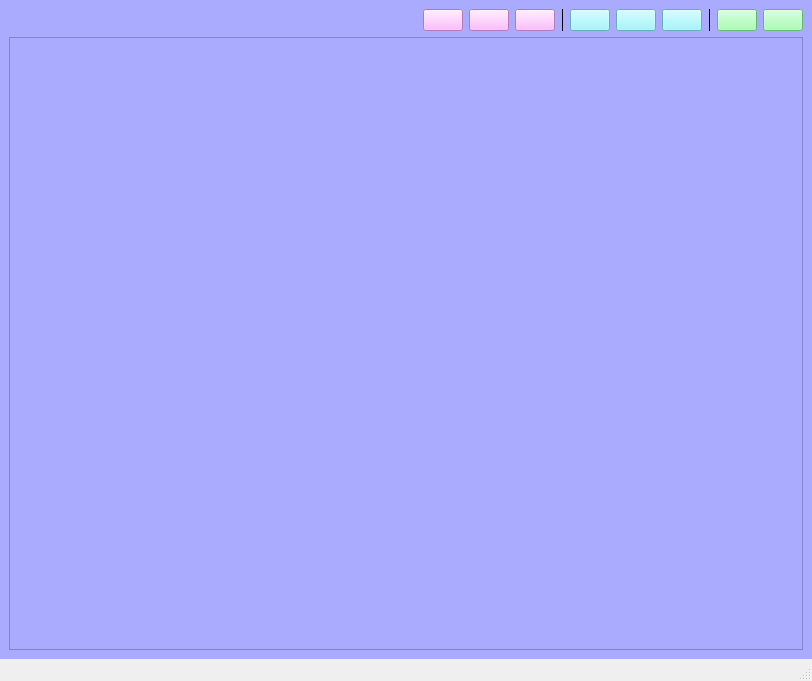
<?xml version="1.0" encoding="UTF-8"?>
<ui version="4.0">
 <class>MainWindow</class>
 <widget class="QMainWindow" name="MainWindow">
  <property name="geometry">
   <rect>
    <x>0</x>
    <y>0</y>
    <width>812</width>
    <height>681</height>
   </rect>
  </property>
  <property name="windowTitle">
   <string>MainWindow</string>
  </property>
  <widget class="QWidget" name="centralwidget">
   <property name="sizePolicy">
    <sizepolicy hsizetype="Preferred" vsizetype="Preferred">
     <horstretch>0</horstretch>
     <verstretch>0</verstretch>
    </sizepolicy>
   </property>
   <property name="tabletTracking">
    <bool>false</bool>
   </property>
   <property name="contextMenuPolicy">
    <enum>Qt::DefaultContextMenu</enum>
   </property>
   <property name="layoutDirection">
    <enum>Qt::LeftToRight</enum>
   </property>
   <property name="autoFillBackground">
    <bool>false</bool>
   </property>
   <property name="styleSheet">
    <string notr="true">background-color: rgb(170, 170, 255);</string>
   </property>
   <layout class="QVBoxLayout" name="verticalLayout_3" stretch="0,1">
    <item>
     <layout class="QHBoxLayout" name="horizontalLayout_5" stretch="0,0,0,0,0,0,0,0,0,0,0">
      <item>
       <spacer name="horizontalSpacer">
        <property name="orientation">
         <enum>Qt::Horizontal</enum>
        </property>
        <property name="sizeHint" stdset="0">
         <size>
          <width>40</width>
          <height>20</height>
         </size>
        </property>
       </spacer>
      </item>
      <item>
       <widget class="QPushButton" name="ellipseButton">
        <property name="cursor">
         <cursorShape>PointingHandCursor</cursorShape>
        </property>
        <property name="styleSheet">
         <string notr="true">background-color: rgb(255, 170, 255);</string>
        </property>
        <property name="text">
         <string/>
        </property>
        <property name="icon">
         <iconset>
          <normaloff>:/new/icons/ellipse.png</normaloff>:/new/icons/ellipse.png</iconset>
        </property>
        <property name="iconSize">
         <size>
          <width>20</width>
          <height>20</height>
         </size>
        </property>
       </widget>
      </item>
      <item>
       <widget class="QPushButton" name="triangleButton">
        <property name="cursor">
         <cursorShape>PointingHandCursor</cursorShape>
        </property>
        <property name="styleSheet">
         <string notr="true">background-color: rgb(255, 170, 255);</string>
        </property>
        <property name="text">
         <string/>
        </property>
        <property name="icon">
         <iconset>
          <normaloff>:/new/icons/triangle.png</normaloff>:/new/icons/triangle.png</iconset>
        </property>
        <property name="iconSize">
         <size>
          <width>20</width>
          <height>20</height>
         </size>
        </property>
       </widget>
      </item>
      <item>
       <widget class="QPushButton" name="rectangleButton">
        <property name="cursor">
         <cursorShape>PointingHandCursor</cursorShape>
        </property>
        <property name="accessibleDescription">
         <string comment="прямоугольник"/>
        </property>
        <property name="styleSheet">
         <string notr="true">background-color: rgb(255, 170, 255);</string>
        </property>
        <property name="text">
         <string/>
        </property>
        <property name="icon">
         <iconset>
          <normaloff>:/new/icons/rectangle.png</normaloff>:/new/icons/rectangle.png</iconset>
        </property>
        <property name="iconSize">
         <size>
          <width>20</width>
          <height>20</height>
         </size>
        </property>
       </widget>
      </item>
      <item>
       <widget class="Line" name="line">
        <property name="styleSheet">
         <string notr="true"/>
        </property>
        <property name="frameShadow">
         <enum>QFrame::Plain</enum>
        </property>
        <property name="lineWidth">
         <number>1</number>
        </property>
        <property name="orientation">
         <enum>Qt::Vertical</enum>
        </property>
       </widget>
      </item>
      <item>
       <widget class="QPushButton" name="connectButton">
        <property name="cursor">
         <cursorShape>PointingHandCursor</cursorShape>
        </property>
        <property name="styleSheet">
         <string notr="true">background-color: rgb(140, 245, 255);</string>
        </property>
        <property name="text">
         <string/>
        </property>
        <property name="icon">
         <iconset>
          <normaloff>:/new/icons/connect.png</normaloff>:/new/icons/connect.png</iconset>
        </property>
        <property name="iconSize">
         <size>
          <width>20</width>
          <height>20</height>
         </size>
        </property>
       </widget>
      </item>
      <item>
       <widget class="QPushButton" name="moveButton">
        <property name="cursor">
         <cursorShape>PointingHandCursor</cursorShape>
        </property>
        <property name="styleSheet">
         <string notr="true">background-color: rgb(140, 245, 255);</string>
        </property>
        <property name="text">
         <string/>
        </property>
        <property name="icon">
         <iconset>
          <normaloff>:/new/icons/move.png</normaloff>:/new/icons/move.png</iconset>
        </property>
        <property name="iconSize">
         <size>
          <width>20</width>
          <height>20</height>
         </size>
        </property>
       </widget>
      </item>
      <item>
       <widget class="QPushButton" name="deleteButton">
        <property name="cursor">
         <cursorShape>PointingHandCursor</cursorShape>
        </property>
        <property name="styleSheet">
         <string notr="true">background-color: rgb(140, 245, 255);</string>
        </property>
        <property name="text">
         <string/>
        </property>
        <property name="icon">
         <iconset>
          <normaloff>:/new/icons/delete.png</normaloff>:/new/icons/delete.png</iconset>
        </property>
        <property name="iconSize">
         <size>
          <width>20</width>
          <height>20</height>
         </size>
        </property>
       </widget>
      </item>
      <item>
       <widget class="Line" name="line_2">
        <property name="styleSheet">
         <string notr="true"/>
        </property>
        <property name="frameShadow">
         <enum>QFrame::Plain</enum>
        </property>
        <property name="lineWidth">
         <number>1</number>
        </property>
        <property name="orientation">
         <enum>Qt::Vertical</enum>
        </property>
       </widget>
      </item>
      <item>
       <widget class="QPushButton" name="saveButton">
        <property name="cursor">
         <cursorShape>PointingHandCursor</cursorShape>
        </property>
        <property name="styleSheet">
         <string notr="true">background-color: rgb(142, 255, 159);</string>
        </property>
        <property name="text">
         <string/>
        </property>
        <property name="icon">
         <iconset>
          <normaloff>:/new/icons/save.png</normaloff>:/new/icons/save.png</iconset>
        </property>
        <property name="iconSize">
         <size>
          <width>20</width>
          <height>20</height>
         </size>
        </property>
       </widget>
      </item>
      <item>
       <widget class="QPushButton" name="loadButton">
        <property name="cursor">
         <cursorShape>PointingHandCursor</cursorShape>
        </property>
        <property name="styleSheet">
         <string notr="true">background-color: rgb(142, 255, 159);</string>
        </property>
        <property name="text">
         <string/>
        </property>
        <property name="icon">
         <iconset>
          <normaloff>:/new/icons/load.png</normaloff>:/new/icons/load.png</iconset>
        </property>
        <property name="iconSize">
         <size>
          <width>20</width>
          <height>20</height>
         </size>
        </property>
       </widget>
      </item>
     </layout>
    </item>
    <item>
     <widget class="DrawingArea" name="drawingArea">
      <property name="sizePolicy">
       <sizepolicy hsizetype="Preferred" vsizetype="Preferred">
        <horstretch>0</horstretch>
        <verstretch>0</verstretch>
       </sizepolicy>
      </property>
      <property name="minimumSize">
       <size>
        <width>700</width>
        <height>500</height>
       </size>
      </property>
      <property name="mouseTracking">
       <bool>true</bool>
      </property>
      <property name="focusPolicy">
       <enum>Qt::StrongFocus</enum>
      </property>
      <property name="statusTip">
       <string/>
      </property>
      <property name="frameShape">
       <enum>QFrame::StyledPanel</enum>
      </property>
      <property name="frameShadow">
       <enum>QFrame::Raised</enum>
      </property>
     </widget>
    </item>
   </layout>
  </widget>
  <widget class="QMenuBar" name="menubar">
   <property name="geometry">
    <rect>
     <x>0</x>
     <y>0</y>
     <width>812</width>
     <height>21</height>
    </rect>
   </property>
  </widget>
  <widget class="QStatusBar" name="statusbar"/>
 </widget>
 <customwidgets>
  <customwidget>
   <class>DrawingArea</class>
   <extends>QFrame</extends>
   <header>drawingarea.h</header>
   <container>1</container>
  </customwidget>
 </customwidgets>
 <resources/>
 <connections/>
</ui>
